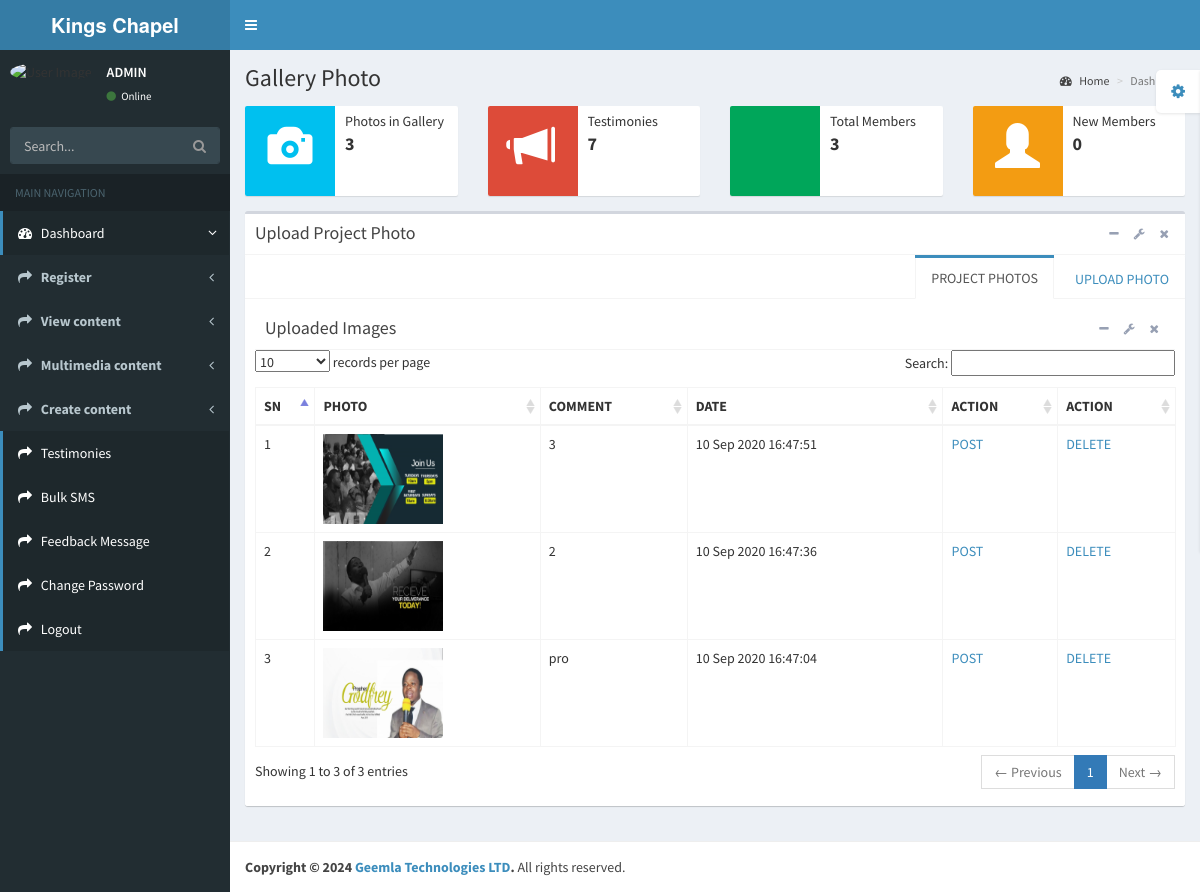
The page /admin/project.php (signed in) on the database its author committed.
### tables this page shows
CREATE TABLE `project` (
  `project_id` int(11) NOT NULL,
  `url` varchar(60) NOT NULL,
  `comment` varchar(600) NOT NULL,
  `date` datetime NOT NULL,
  `status` varchar(10) NOT NULL
);

### admin/project.php (the view, shortened to what this page needs)
<?php
include '../includes/connection.php';
?>
<!DOCTYPE html>
<html>
    <head>
        <link href="bootstrap/css/bootstrap.min.css" rel="stylesheet" type="text/css" />
        <link href="https://maxcdn.bootstrapcdn.com/font-awesome/4.3.0/css/font-awesome.min.css" rel="stylesheet" type="text/css" />
        <link href="http://code.ionicframework.com/ionicons/2.0.0/css/ionicons.min.css" rel="stylesheet" type="text/css" />
        <link href="plugins/morris/morris.css" rel="stylesheet" type="text/css" />
        <link href="plugins/datatables/dataTables.bootstrap.css" rel="stylesheet" type="text/css" />
        <link href="plugins/jvectormap/jquery-jvectormap-1.2.2.css" rel="stylesheet" type="text/css" />
        <link href="plugins/daterangepicker/daterangepicker-bs3.css" rel="stylesheet" type="text/css" />
        <link href="dist/css/AdminLTE.min.css" rel="stylesheet" type="text/css" />
        <link href="dist/css/skins/_all-skins.min.css" rel="stylesheet" type="text/css" />
    </head>
    <body class="skin-blue">
        <div class="wrapper">
            <?php
            include 'includes/header.php';
            ?>
            <?php
            include 'includes/sidebar.php';
            ?>
            <div class="content-wrapper">
                <section class="content-header">
                    <h1>
                        Gallery Photo
                    </h1>
                    <ol class="breadcrumb">
                        <li><a href="index.php"><i class="fa fa-dashboard"></i> Home</a></li>
                        <li class="active">Dashboard</li>
                    </ol>
                </section>
                <section class="content">
                    <div class="row">
                        <div class="col-md-3 col-sm-6 col-xs-12">
                            <div class="info-box">
                                <span class="info-box-icon bg-aqua"><i class=" glyphicon glyphicon-camera"></i></span>
                                <div class="info-box-content">
                                    <?php
                                    $num = mysqli_num_rows(mysqli_query($conn, "select * from project"));
                                    ?>
                                    <span class="info-box-text">Photos in Gallery</span>
                                    <span class="info-box-number"><?php echo $num; ?></span>
                                </div>
                            </div>
                        </div>
                        <div class="col-md-3 col-sm-6 col-xs-12">
                            <div class="info-box">
                                <span class="info-box-icon bg-red"><i class="glyphicon glyphicon-bullhorn"></i></span>
                                <div class="info-box-content">
                                    <?php
                                    $members_testimonies = mysqli_num_rows(mysqli_query($conn, "select * from testimony"));
                                    ?>
                                    <span class="info-box-text">Testimonies</span>
                                    <span class="info-box-number"><?php echo $members_testimonies; ?></span>
                                </div>
                            </div>
                        </div>
                        <div class="col-md-3 col-sm-6 col-xs-12">
                            <div class="info-box">
                                <span class="info-box-icon bg-green"><i class="ion ion-ios-people-outline"></i></span>
                                <div class="info-box-content">
                                    <?php
                                    $members_num = mysqli_num_rows(mysqli_query($conn, "select * from members"));
                                    ?>
                                    <span class="info-box-text">Total Members</span>
                                    <span class="info-box-number"><?php echo $members_num; ?></span>
                                </div>
                            </div>
                        </div>
                        <div class="col-md-3 col-sm-6 col-xs-12">
                            <div class="info-box">
                                <span class="info-box-icon bg-yellow"><i  class=" glyphicon glyphicon-user"></i></span>
                                <div class="info-box-content">
                                    <span class="info-box-text">New Members</span>
                                    <?php
                                    $interval = "2 months";
                                    $date = date("Y-m-d");
                                    $date_object = date_create($date);
                                    $added_date = date_sub($date_object, date_interval_create_from_date_string($interval));
                                    $new_members_date_range = date_format($added_date, "Y-m-d");
                                    $new_members = mysqli_num_rows(mysqli_query($conn, "select * from members where date > '$new_members_date_range'"));
                                    ?>
                                    <span class="info-box-number"><?php echo $new_members; ?></span>
                                </div>
                            </div>
                        </div>
                    </div>
                    <div class="row">
                        <div class="col-md-12">
                            <div class="box">
                                <div class="box-header with-border">
                                    <h3 class="box-title">Upload Project Photo</h3>
                                    <div class="box-tools pull-right">
                                        <button class="btn btn-box-tool" data-widget="collapse"><i class="fa fa-minus"></i></button>
                                        <div class="btn-group">
                                            <button class="btn btn-box-tool dropdown-toggle" data-toggle="dropdown"><i class="fa fa-wrench"></i></button>
                                        </div>
                                        <button class="btn btn-box-tool" data-widget="remove"><i class="fa fa-times"></i></button>
                                    </div>
                                </div>
                                <div class="nav-tabs-custom">
                                    <ul class="nav nav-tabs pull-right">
                                        <li ><a href="#revenue-chart" data-toggle="tab">UPLOAD PHOTO</a></li>
                                        <li class="active"><a href="#sales-chart" data-toggle="tab"> PROJECT PHOTOS</a></li>
                                    </ul>
                                    <div class="tab-content no-padding">
                                        <div class="chart tab-pane active" id="sales-chart" style="position: relative; height: 100%; overflow-x: scroll;">
                                            <div class="box-body">
                                                <div class="box-header with-border">
                                                    <h3 class="box-title">Uploaded Images </h3>
                                                    <div class="box-tools pull-right">
                                                        <button class="btn btn-box-tool" data-widget="collapse"><i class="fa fa-minus"></i></button>
                                                        <div class="btn-group">
                                                            <button class="btn btn-box-tool dropdown-toggle" data-toggle="dropdown"><i class="fa fa-wrench"></i></button>
                                                        </div>
                                                        <button class="btn btn-box-tool" data-widget="remove"><i class="fa fa-times"></i></button>
                                                    </div>
                                                </div>
                                                <table id="example1" class="table table-bordered table-hover">
                                                    <thead>
                                                        <tr>
                                                            <th>SN</th>
                                                            <th>PHOTO</th>
                                                            <th>COMMENT</th>
                                                            <th>DATE</th>
                                                            <th>ACTION</th>
                                                            <th>ACTION</th>
                                                        </tr>
                                                    </thead>
                                                    <tbody>
                                                        <?php
                                                        $result = mysqli_query($conn, "select * from project order by date desc");
                                                        $posted_testimonies = mysqli_num_rows(mysqli_query($conn, "select * from project where status='YES'"));
                                                        $a = 1;
                                                        while ($row = mysqli_fetch_array($result)) {
                                                            $photo = $row["url"];
                                                            $comment = $row["comment"];
                                                            $date = $row["date"];
                                                            $status = $row["status"];
                                                            $pic_id = $row["project_id"];
                                                            ?>
                                                            <tr>
                                                                <td><?php echo $a; ?></td>
                                                                <td> <a target="blank" href="media/gallery/<?php echo $photo; ?>"> <img width="120" height="90" src="media/gallery/<?php echo $photo; ?>"> </a></td>
                                                                <td><?php echo $comment; ?></td>
                                                                <td> <?php echo date_format(date_create($date), " d M Y H:i:s"); ?></td>
                                                                <td>
                                                                    <?php
                                                                    if ($posted_testimonies < 6) {
                                                                        ?>
                                                                        <?php if ($status == "NO") { ?>
                                                                            <a href='project.php?p=<?php echo base64_encode($pic_id); ?>'>POST</a>
                                                                        <?php } else { ?>
                                                                            <a href='project.php?h=<?php echo base64_encode($pic_id); ?>'>HIDE</a>
                                                                            <?php
                                                                        }
                                                                    }
                                                                    ?>
                                                                </td>
                                                                <td><a onclick="return confirm('press ok to delete photo')" href="project.php?d=<?php echo base64_encode($pic_id); ?>">DELETE</a></td>
                                                            </tr>
                                                            <?php
                                                            $a++;
                                                        }
                                                        ?>
                                                    </tbody>
                                                </table>
                                            </div>
                                        </div>
                                    </div>
                                </div>
                            </div>
                        </div>
                    </div>
                </section>
            </div>
            <?php
            include 'includes/footer.php';
            ?>
        </div>
    </body>
</html>

### rows shown on the page
project: url (picture), comment "3", date "10 Sep 2020 16:47:51"
project: url (picture), comment "2", date "10 Sep 2020 16:47:36"
project: url (picture), comment "pro", date "10 Sep 2020 16:47:04"

### other values the page prints
$role "ADMIN"
$num "3"
$members_testimonies "7"
$members_num "3"
$new_members "0"
